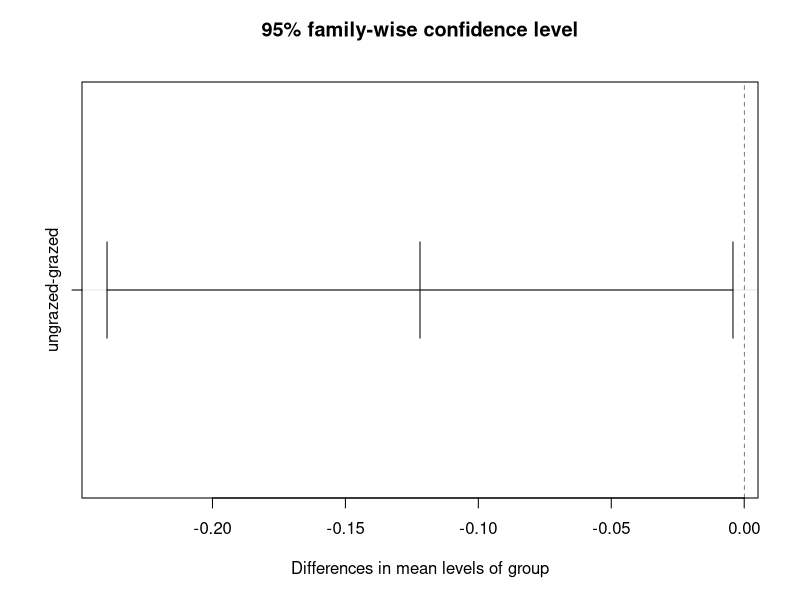
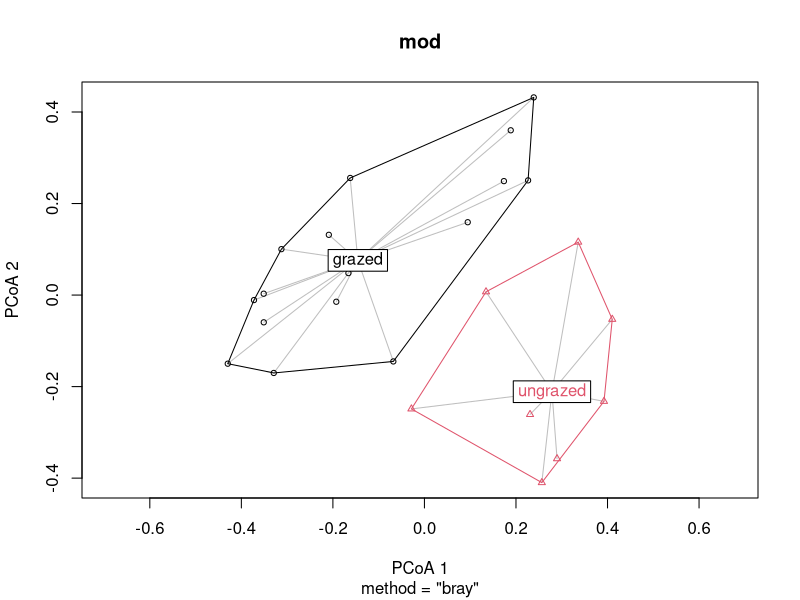
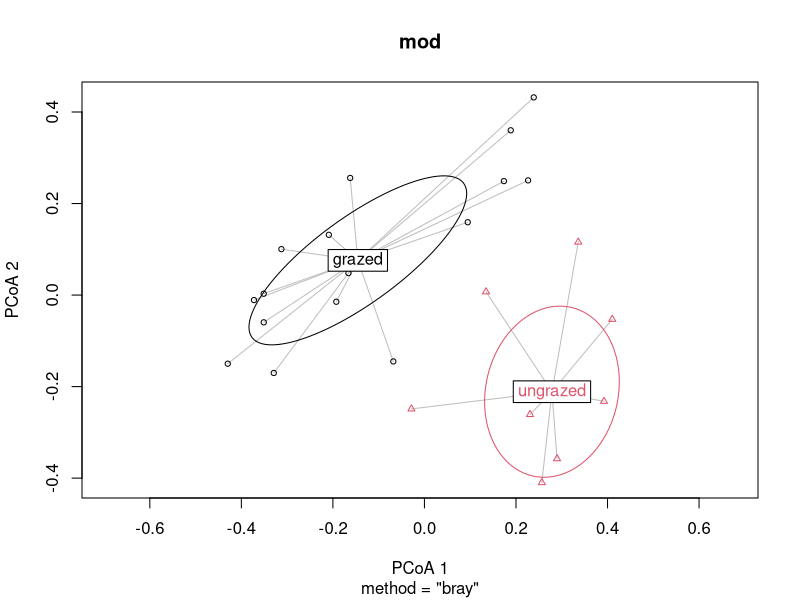
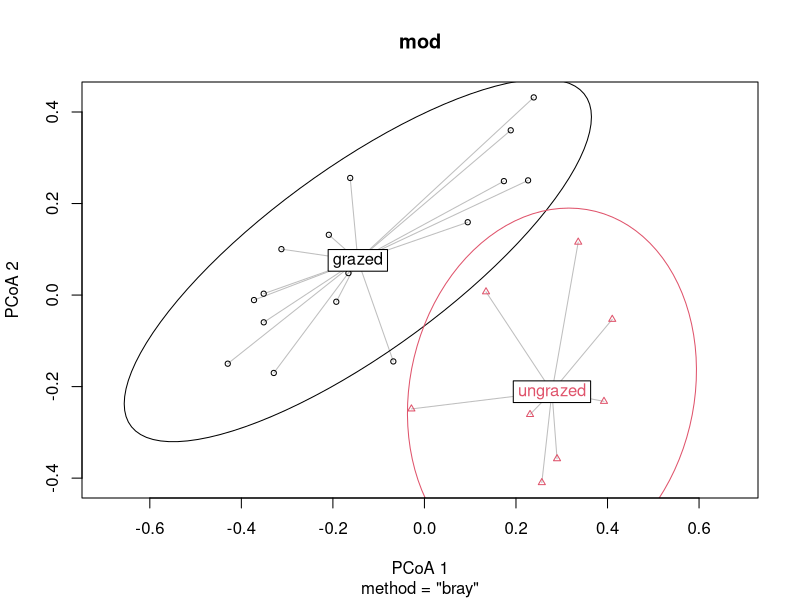
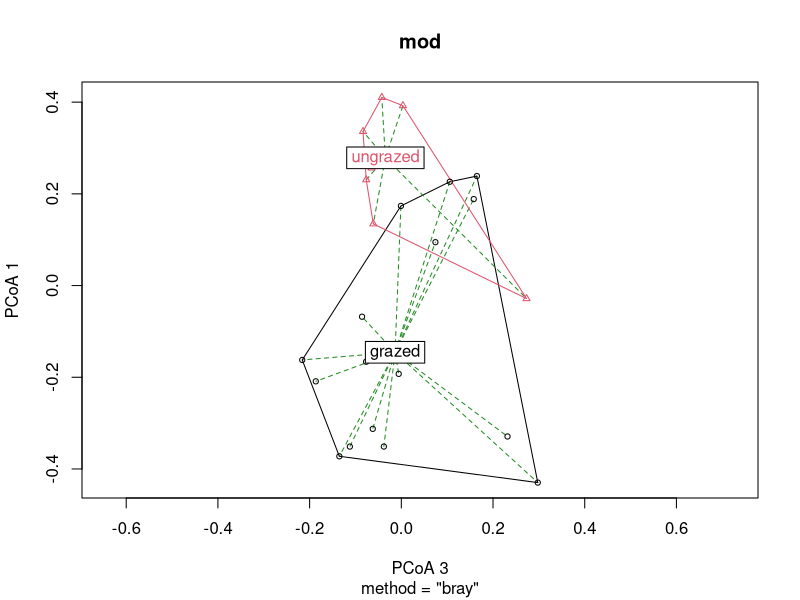
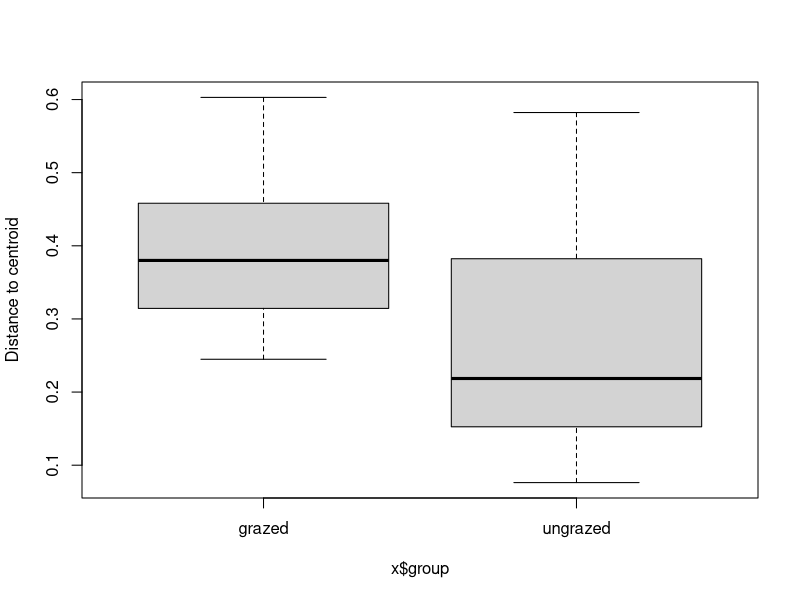
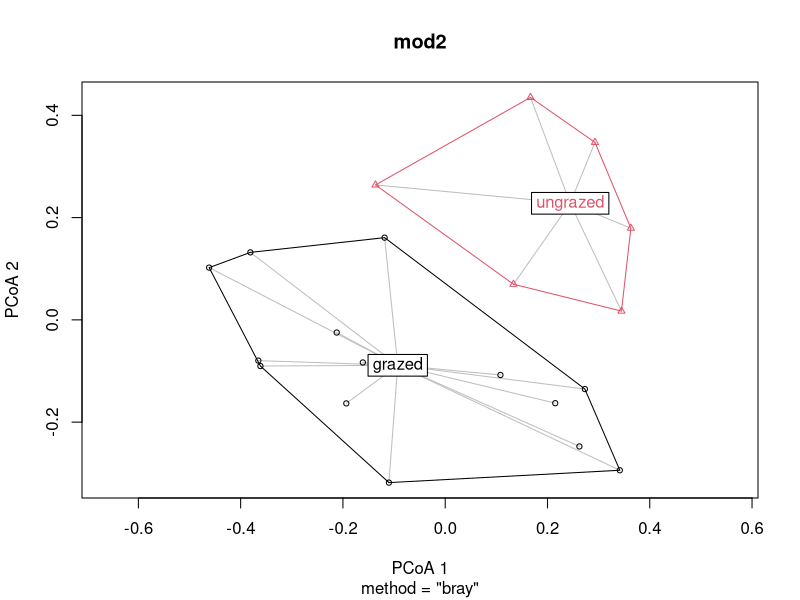
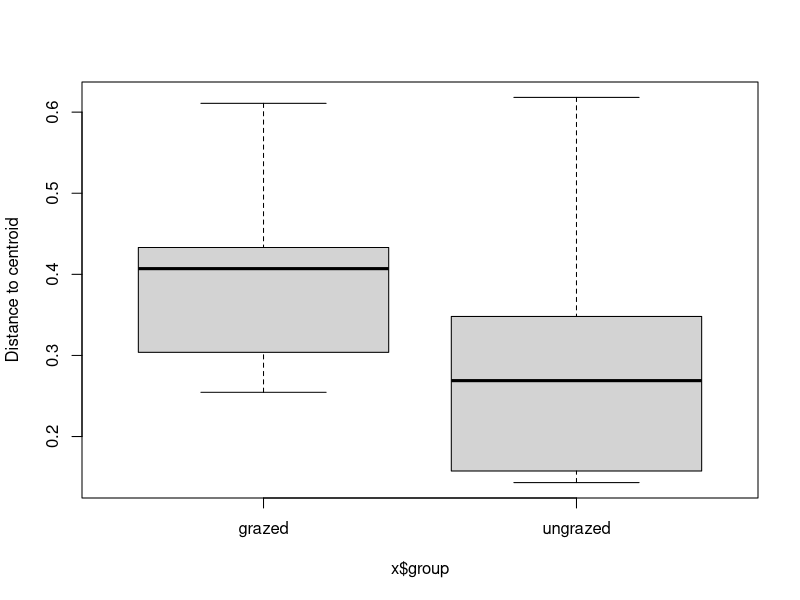

These charts were generated, in order, by the following R code:
library(vegan)


### Name: betadisper
### Title: Multivariate homogeneity of groups dispersions (variances)
### Aliases: betadisper scores.betadisper anova.betadisper plot.betadisper
###   boxplot.betadisper TukeyHSD.betadisper eigenvals.betadisper
###   print.betadisper ordimedian
### Keywords: methods multivariate hplot

### ** Examples

data(varespec)

## Bray-Curtis distances between samples
dis <- vegdist(varespec)

## First 16 sites grazed, remaining 8 sites ungrazed
groups <- factor(c(rep(1,16), rep(2,8)), labels = c("grazed","ungrazed"))

## Calculate multivariate dispersions
mod <- betadisper(dis, groups)
mod

## Perform test
anova(mod)

## Permutation test for F
permutest(mod, pairwise = TRUE, permutations = 99)

## Tukey's Honest Significant Differences
(mod.HSD <- TukeyHSD(mod))
plot(mod.HSD)

## Plot the groups and distances to centroids on the
## first two PCoA axes
plot(mod)

## with data ellipses instead of hulls
plot(mod, ellipse = TRUE, hull = FALSE) # 1 sd data ellipse
plot(mod, ellipse = TRUE, hull = FALSE, conf = 0.90) # 90% data ellipse

## can also specify which axes to plot, ordering respected
plot(mod, axes = c(3,1), seg.col = "forestgreen", seg.lty = "dashed")

## Draw a boxplot of the distances to centroid for each group
boxplot(mod)

## `scores` and `eigenvals` also work
scrs <- scores(mod)
str(scrs)
head(scores(mod, 1:4, display = "sites"))
# group centroids/medians 
scores(mod, 1:4, display = "centroids")
# eigenvalues from the underlying principal coordinates analysis
eigenvals(mod) 

## try out bias correction; compare with mod3
(mod3B <- betadisper(dis, groups, type = "median", bias.adjust=TRUE))
anova(mod3B)
permutest(mod3B, permutations = 99)

## should always work for a single group
group <- factor(rep("grazed", NROW(varespec)))
(tmp <- betadisper(dis, group, type = "median"))
(tmp <- betadisper(dis, group, type = "centroid"))

## simulate missing values in 'd' and 'group'
## using spatial medians
groups[c(2,20)] <- NA
dis[c(2, 20)] <- NA
mod2 <- betadisper(dis, groups) ## messages
mod2
permutest(mod2, permutations = 99)
anova(mod2)
plot(mod2)
boxplot(mod2)
plot(TukeyHSD(mod2))

## Using group centroids
mod3 <- betadisper(dis, groups, type = "centroid")
mod3
permutest(mod3, permutations = 99)
anova(mod3)
plot(mod3)
boxplot(mod3)
plot(TukeyHSD(mod3))
